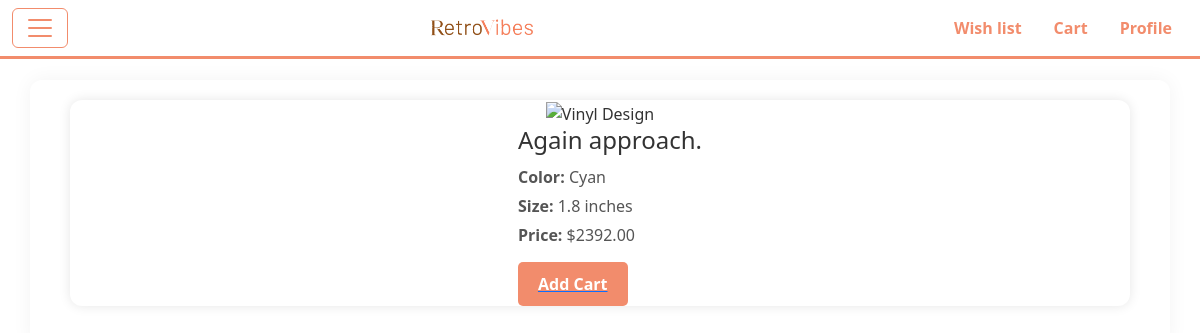
The page /vinyls/2 on the database its author committed.
### pages/models.py (models this page shows)
class Vinyl(models.Model):
    name = models.CharField(max_length=255)
    imageDesign = models.ImageField(upload_to='templates/image')
    size = models.FloatField()
    colour = models.CharField(max_length=30)
    price = models.DecimalField(max_digits=10, decimal_places=2, default=19.99)

### pages/views.py (the view)
# urls.py: path('vinyls/<str:id>', VinylShowView.as_view(), name='show'),
class VinylShowView(TemplateView):
    template_name = 'vinyl/show.html'
    def get(self, request, id):
        vinyl = get_object_or_404(Vinyl, pk=id)  # Esto ya maneja errores automáticamente
        return render(request, self.template_name, {"vinyl": vinyl})

### pages/templates/vinyl/show.html (shortened to what this page needs)
{% extends 'pages/base.html' %}
{% block content %}
<div class="vinyl-card">
    <div class="vinyl-image">
        <img src="https://www.pngmart.com/files/6/Vinyl-PNG-Free-Download.png" alt="Vinyl Design">
    </div>
    <div class="vinyl-details">
        <h2>{{ vinyl.name }}</h2>
        <p><strong>Color:</strong> {{ vinyl.colour }}</p>
        <p><strong>Size:</strong> {{ vinyl.size }} inches</p>
        <p><strong>Price:</strong> ${{ vinyl.price }}</p>
        <a href="{% url 'cart_index' %}">
            <button class="buy-btn">Add Cart</button>
        </a>
    </div>
</div>
{% endblock %}

### pages/static/pages/app.css (style rules this page uses)
.vinyl-details { padding-left: 20px; }
.vinyl-details h2 { font-size: 24px; margin-bottom: 10px; color: #333; }
.vinyl-details p { font-size: 16px; margin: 5px 0; color: #555; }
.buy-btn { display: block; margin-top: 15px; padding: 10px 20px; background: #f28c6c; color: white; border: none; border-radius: 5px; font-size: 16px; cursor: pointer; transition: 0.3s; }
* { margin: 0; padding: 0; box-sizing: border-box; }
button { background-color: #f28c6c; color: white; border: none; padding: 8px 16px; border-radius: 6px; font-weight: bold; cursor: pointer; transition: background-color 0.3s; }
.vinyl-card { background: white; border-radius: 12px; box-shadow: 0 0 12px rgba(0,0,0,0.1); overflow: hidden; transition: transform 0.2s; display: flex; flex-direction: column; align-items: center; }

### rows shown on the page
Vinyl: name "Again approach.", colour "Cyan", size "1.8", price "2392.00"
